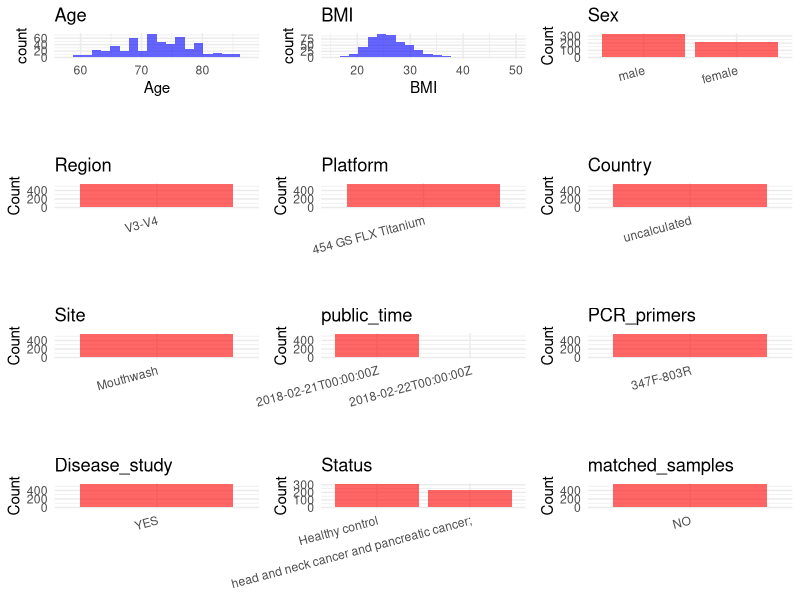

Here is the R script that generated this plot: (Note: this script raises an error after producing the figure.)
## ---- chunk 1
# Load necessary libraries
library(dplyr)
library(ggplot2)
library(cowplot)

# Set working directory (update this path to your local directory)
setwd("D:/oral_project/PRJNA434300")

# Read the initial metadata files
initial_meta<-read.csv("SraRunTable.csv",header = T)

# Combine the two metadata files
#meta <- rbind(initial_meta, initial_meta1)

#Remove entries where Organism is "gut metagenome" (non-oral samples)
#initial_meta <- subset(initial_meta,isolation_source!= "feces")

# Check the number of samples containing "HT" in Sample.Name (e.g., healthy controls)
#nrow(subset(meta, grepl("HT", Sample.Name)))

# Display the first few rows of the metadata
head(initial_meta)
## ---- chunk 2
# Create a uniform metadata dataframe
metadata <- data.frame(
  BioProject = initial_meta$BioProject,
  Run = initial_meta$Run,
  sample_name = initial_meta$Library.Name,
  Age = initial_meta$Host_Age,
  BMI = initial_meta$host_BMI,
  Sex=initial_meta$hostgender,
  Region = "V3-V4",
  Platform = initial_meta$Instrument,
  Country = initial_meta$geo_loc_name_country,
  Site =initial_meta$sample_type,
  public_time = initial_meta$ReleaseDate,
  Status=initial_meta$disease_status,
  stringsAsFactors = FALSE
)
## ---- chunk 3
# Add information obtained from the publication
metadata$PCR_primers <- "347F-803R"
metadata$title <- "Elevated Dietary Carbohydrate and Glycemic Intake Associate with an Altered Oral Microbial Ecosystem in Two Large U.S. Cohorts"
#metadata<-subset(uniform_meta,Site!="feces")
metadata$Disease_study <- "YES"
# Assign disease status based on sample_name patterns
metadata <- metadata %>%
  mutate(Status = ifelse(grepl("Case",Status), 
                        "head and neck cancer and pancreatic cancer;", 
                        ifelse(grepl("Control", Status), "Healthy control", NA)))
#metadata<-metadata%>%
#  mutate(Site=ifelse(grepl("gut",Site),"Feces" ,ifelse(grepl("oral",Site),"Saliva",NA)))

#extract subject id by remove prefix of sample_name
#metadata$sample_name <- gsub("[FSP].*", "", metadata$sample_name)
#get subjects id with Saliva available
#keep_subjects<-subset(metadata,Site %in% c("Saliva"))
#remove subjects without Saliva samples
#metadata<-subset(metadata,sample_name %in% keep_subjects$sample_name)
#get subjects sampling counts
#sample_counts <- table(metadata$sample_name)
# Create matched_samples column, any subjects have >=2 samples will be label "YES", otherwise "NO"
#metadata$matched_samples <- ifelse(metadata$sample_name %in% names(sample_counts[sample_counts >= 2]), "YES", "NO")
#metadata$BMI<-gsub("not provided",NA,metadata$BMI)
#metadata$BMI<-as.numeric(metadata$BMI)
metadata$matched_samples<-"NO"
## ---- chunk 4
# Check the number of unique runs and sample names
print(paste("Number of unique runs:", length(unique(metadata$Run))))
print(paste("Number of unique sample names:", length(unique(metadata$sample_name))))
## ---- chunk 5
# Select columns for visualization
plot_data <- metadata %>%
  select(-BioProject, -Run, -sample_name, -title)

# Function to create simple plots for each column
create_simple_plots <- function(data) {
  plots <- list()
  
  for (col in colnames(data)) {
    # Check if the column is all NA
    if (all(is.na(data[[col]]))) {
      # Create an empty plot with text indicating all NA
      p <- ggplot() +
        annotate("text", x = 0.5, y = 0.5, label = "this column is NA", size = 6) +
        labs(title = col) +
        theme_void()
    } else if (is.numeric(data[[col]])) {
      # Numeric variable: histogram
      p <- ggplot(data, aes(x = .data[[col]])) +
        geom_histogram(fill = "blue", alpha = 0.6, bins = 20, na.rm = TRUE) +
        labs(title = col) +
        theme_minimal()
    } else {
      # Categorical variable: bar plot (remove NA values)
      count_data <- as.data.frame(table(data[[col]], useNA = "ifany"))
      p <- ggplot(count_data, aes(x = reorder(Var1, -Freq), y = Freq)) +
        geom_col(fill = "red", alpha = 0.6) +
        labs(title = col, x = NULL, y = "Count") +
        theme_minimal() +
        theme(axis.text.x = element_text(angle = 15, hjust = 1))
    }
    plots[[col]] <- p
  }
  
  return(plots)
}

# Generate and arrange plots
plots <- create_simple_plots(plot_data)
p<-plot_grid(plots$Age, 
          plots$BMI, 
          plots$Sex, 
          plots$Region, 
          plots$Platform, 
          plots$Country, 
          plots$Site,
          plots$public_time, 
          plots$PCR_primers,
          plots$Disease_study,
          plots$Status,
          plots$matched_samples,# add 
          ncol = 3, align = "hv", axis = "lb")
ggsave("Metadata_Summary.png", plot = p, width = 8, height = 6, dpi = 150)
## ---- chunk 6
knitr::include_graphics("Metadata_Summary.png")
## ---- chunk 7
# Reorder columns to match the desired format
metadata <- metadata[, c(
  "BioProject", "Run", "sample_name", "Age", "BMI", "Sex", 
  "Region", "Platform", "Country", "Site", "public_time", 
  "PCR_primers", "title", "Disease_study", "Status","matched_samples"
)]

# Export the uniform metadata to a CSV file
write.csv(metadata, file = "metadata.csv", quote = FALSE)
head(metadata)
